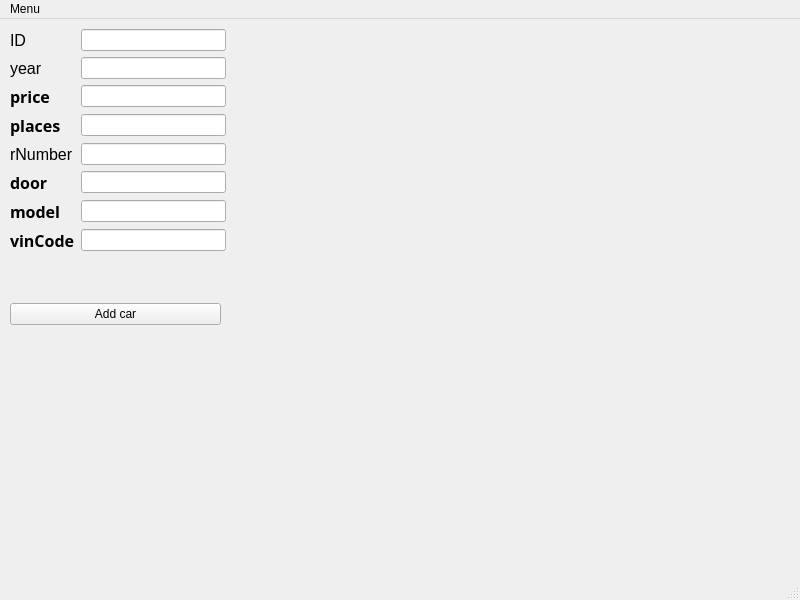
<?xml version="1.0" encoding="UTF-8"?>
<ui version="4.0">
 <class>MainWindow</class>
 <widget class="QMainWindow" name="MainWindow">
  <property name="geometry">
   <rect>
    <x>0</x>
    <y>0</y>
    <width>800</width>
    <height>600</height>
   </rect>
  </property>
  <property name="windowTitle">
   <string>MainWindow</string>
  </property>
  <widget class="QWidget" name="centralwidget">
   <widget class="QWidget" name="verticalLayoutWidget">
    <property name="geometry">
     <rect>
      <x>10</x>
      <y>10</y>
      <width>216</width>
      <height>268</height>
     </rect>
    </property>
    <layout class="QVBoxLayout" name="verticalLayout">
     <item>
      <layout class="QFormLayout" name="formLayout">
       <item row="0" column="1">
        <widget class="QLineEdit" name="lineEdit_id"/>
       </item>
       <item row="1" column="1">
        <widget class="QLineEdit" name="lineEdit_year"/>
       </item>
       <item row="3" column="1">
        <widget class="QLineEdit" name="lineEdit_places"/>
       </item>
       <item row="4" column="1">
        <widget class="QLineEdit" name="lineEdit_rNumber"/>
       </item>
       <item row="6" column="1">
        <widget class="QLineEdit" name="lineEdit_model"/>
       </item>
       <item row="7" column="1">
        <widget class="QLineEdit" name="lineEdit_vinCode"/>
       </item>
       <item row="2" column="1">
        <widget class="QLineEdit" name="lineEdit_price"/>
       </item>
       <item row="5" column="1">
        <widget class="QLineEdit" name="lineEdin_door"/>
       </item>
       <item row="1" column="0">
        <widget class="QLabel" name="label_year">
         <property name="font">
          <font>
           <family>System</family>
           <pointsize>12</pointsize>
          </font>
         </property>
         <property name="text">
          <string>year</string>
         </property>
        </widget>
       </item>
       <item row="2" column="0">
        <widget class="QLabel" name="label_price">
         <property name="font">
          <font>
           <family>Sitka</family>
           <pointsize>12</pointsize>
           <bold>true</bold>
          </font>
         </property>
         <property name="text">
          <string>price</string>
         </property>
        </widget>
       </item>
       <item row="3" column="0">
        <widget class="QLabel" name="label_places">
         <property name="font">
          <font>
           <family>Sitka</family>
           <pointsize>12</pointsize>
           <bold>true</bold>
          </font>
         </property>
         <property name="text">
          <string>places</string>
         </property>
        </widget>
       </item>
       <item row="4" column="0">
        <widget class="QLabel" name="label_rNumber">
         <property name="font">
          <font>
           <family>System</family>
           <pointsize>12</pointsize>
          </font>
         </property>
         <property name="text">
          <string>rNumber</string>
         </property>
        </widget>
       </item>
       <item row="5" column="0">
        <widget class="QLabel" name="label_door">
         <property name="font">
          <font>
           <family>Sitka</family>
           <pointsize>12</pointsize>
           <bold>true</bold>
          </font>
         </property>
         <property name="text">
          <string>door</string>
         </property>
        </widget>
       </item>
       <item row="6" column="0">
        <widget class="QLabel" name="label_model">
         <property name="font">
          <font>
           <family>Sitka</family>
           <pointsize>12</pointsize>
           <bold>true</bold>
          </font>
         </property>
         <property name="text">
          <string>model</string>
         </property>
        </widget>
       </item>
       <item row="7" column="0">
        <widget class="QLabel" name="label_vinCode">
         <property name="font">
          <font>
           <family>Sitka</family>
           <pointsize>12</pointsize>
           <bold>true</bold>
          </font>
         </property>
         <property name="text">
          <string>vinCode</string>
         </property>
        </widget>
       </item>
       <item row="0" column="0">
        <widget class="QLabel" name="label_id">
         <property name="font">
          <font>
           <family>System</family>
           <pointsize>12</pointsize>
          </font>
         </property>
         <property name="text">
          <string>ID</string>
         </property>
        </widget>
       </item>
      </layout>
     </item>
    </layout>
   </widget>
   <widget class="QWidget" name="verticalLayoutWidget_2">
    <property name="geometry">
     <rect>
      <x>10</x>
      <y>280</y>
      <width>211</width>
      <height>31</height>
     </rect>
    </property>
    <layout class="QVBoxLayout" name="verticalLayout_2">
     <item>
      <widget class="QPushButton" name="pushButton_add">
       <property name="text">
        <string>Add car</string>
       </property>
      </widget>
     </item>
    </layout>
   </widget>
  </widget>
  <widget class="QMenuBar" name="menubar">
   <property name="geometry">
    <rect>
     <x>0</x>
     <y>0</y>
     <width>800</width>
     <height>22</height>
    </rect>
   </property>
   <widget class="QMenu" name="menuMenu">
    <property name="title">
     <string>Menu</string>
    </property>
    <addaction name="actionCreate"/>
    <addaction name="actionShow"/>
    <addaction name="actionExit"/>
   </widget>
   <addaction name="menuMenu"/>
  </widget>
  <widget class="QStatusBar" name="statusbar"/>
  <action name="actionCreate">
   <property name="text">
    <string>Create </string>
   </property>
  </action>
  <action name="actionShow">
   <property name="text">
    <string>Show</string>
   </property>
  </action>
  <action name="actionExit">
   <property name="text">
    <string>Exit</string>
   </property>
  </action>
 </widget>
 <resources/>
 <connections/>
</ui>
